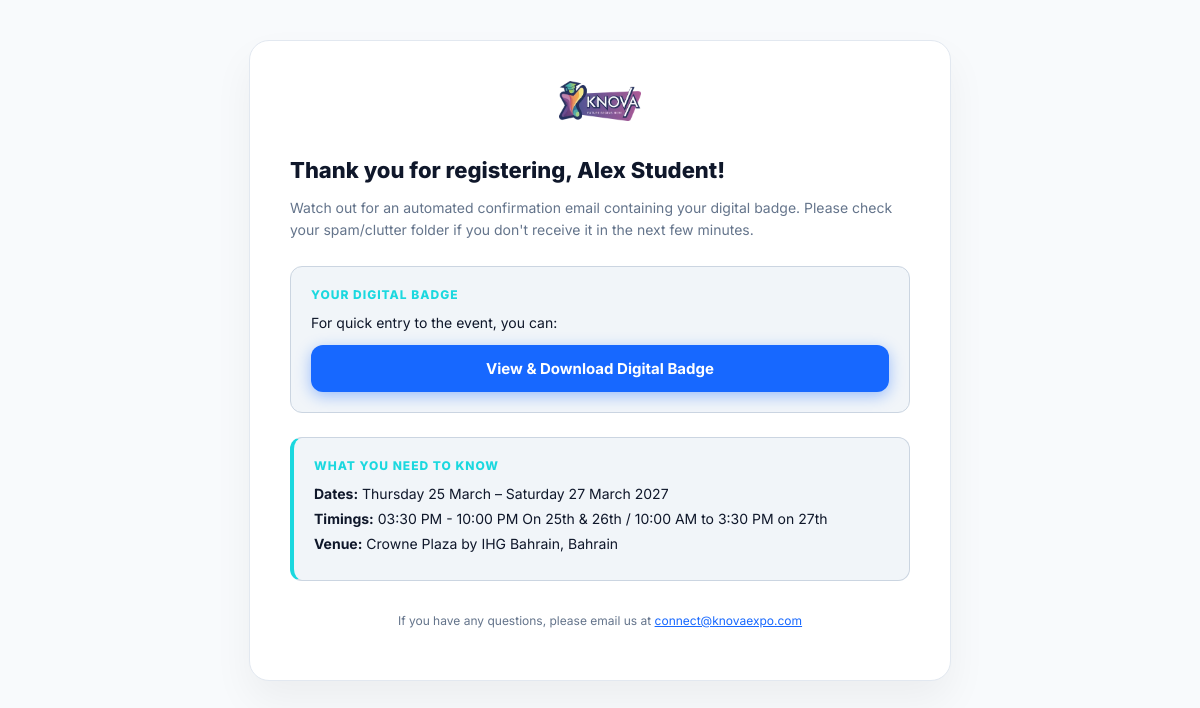
/register/success/669/, run on the app's committed database.
### core/models.py (models this page shows, shortened)
class Registration(models.Model):
    ROLE_CHOICES = [
        ('Student', 'Student'),
        ('Parent', 'Parent'),
        ('Exhibitor', 'Exhibitor'),
    ]
    STATUS_CHOICES = [
        ('Pending', 'Pending'),
        ('Confirmed', 'Confirmed'),
        ('Cancelled', 'Cancelled'),
        ('Checked-in', 'Checked-in'),
    ]
    full_name = models.CharField(max_length=255)
    email = models.EmailField(unique=True)
    phone = models.CharField(max_length=20, blank=True)
    role = models.CharField(max_length=50, choices=ROLE_CHOICES, db_index=True)
    event_location = models.ForeignKey(EventLocation, on_delete=models.SET_NULL, null=True)
    interested_in = models.ManyToManyField('Exhibitor', blank=True, related_name='interested_students')
    preferred_country = models.CharField(max_length=100, blank=True)
    budget_range = models.CharField(max_length=50, blank=True, choices=[('Low', 'Under $10k'), ('Medium', '$10k-$30k'), ('High', 'Over $30k')])
    preferred_program = models.CharField(max_length=100, blank=True)
    status = models.CharField(max_length=50, choices=STATUS_CHOICES, default='Pending', db_index=True)
    registered_at = models.DateTimeField(auto_now_add=True)
    is_checked_in = models.BooleanField(default=False)
    registration_id = models.CharField(max_length=50, unique=True, blank=True, null=True, db_index=True)

class EventLocation(models.Model):
    name = models.CharField(max_length=100)
    city = models.CharField(max_length=100)
    start_date = models.DateField()
    end_date = models.DateField()
    timings = models.CharField(max_length=100)
    venue = models.CharField(max_length=255)
    description = models.TextField(blank=True)
    is_active = models.BooleanField(default=True, db_index=True)
    is_upcoming = models.BooleanField(default=False)
    is_completed = models.BooleanField(default=False)

### core/public_views.py (the view, shortened to what this page needs)
# urls.py: path('register/success/<int:pk>/', public_views.register_success, name='register_success'),
def register_success(request, pk):
    from django.contrib.auth.models import User
    reg = get_object_or_404(Registration, pk=pk)
    connect_candidates = []
    connect_role = None
    if reg.role == 'Student':
        connect_role = 'Parent'
        parent_regs = Registration.objects.filter(
            role='Parent',
            event_location=reg.event_location
        ).exclude(email=reg.email)
    connected_name = request.session.pop(f'connected_{pk}', None)
    context = {
        'registration': reg,
        'event': reg.event_location,
        'connect_candidates': connect_candidates[:5],
        'connect_role': connect_role,
        'connected_name': connected_name,
    }
    return render(request, 'core/register_success.html', context)

### core/context_processors.py (called while the page is built, shortened)
def site_config(request):
    return {
        'site_config': SiteConfiguration.get_solo(),
        'chatbot_faqs': ChatbotFAQ.objects.filter(is_active=True).order_by('order', 'id'),
    }

def base_template(request):
    if hasattr(request, 'user') and request.user.is_authenticated:
        if hasattr(request.user, 'parent_profile'):
            return {'base_template': 'dashboard/base_parent.html'}
    return {'base_template': 'dashboard/base.html'}

def active_student(request):
    student = None
    return {
        'active_student': student
    }

def user_university(request):
    uni = None
    return {
        'user_university': uni
    }

def user_notifications(request):
    if not hasattr(request, 'user') or not request.user.is_authenticated:
        return {
            'user_notifications': [],
            'unread_notifications_count': 0
        }

### core/models.py (called while the page is built)
    @classmethod
    def get_solo(cls):
        obj, created = cls.objects.get_or_create(id=1)
        return obj

### templates/core/register_success.html (shortened to what this page needs)
{% load static %}
<!DOCTYPE html>
<html lang="en">
<head>
<link rel="stylesheet" href="https://cdn.jsdelivr.net/npm/@tabler/icons-webfont@latest/tabler-icons.min.css">
</head>
<body>
<div class="container">
  <div class="logo"><img src="{% static 'assets/logo.webp' %}" alt="KNOVA"></div>
  <h1>Thank you for registering, {{ registration.full_name }}!</h1>
  <p style="color:var(--text-muted); line-height:1.6; font-size:14px;">
    Watch out for an automated confirmation email containing your digital badge.
    Please check your spam/clutter folder if you don't receive it in the next few minutes.
  </p>
  <div class="info-box">
    <h3>Your Digital Badge</h3>
    <p>For quick entry to the event, you can:</p>
    <a href="{% url 'digital_badge' registration.pk %}" class="btn" style="margin-top:14px;">View &amp; Download Digital Badge</a>
  </div>
  <div class="info-box" style="border-left: 4px solid var(--cyan);">
    <h3>What You Need To Know</h3>
    <p><strong>Dates:</strong> {{ event.start_date|date:"l j F" }} – {{ event.end_date|date:"l j F Y" }}</p>
    <p><strong>Timings:</strong> {{ event.timings }}</p>
    <p><strong>Venue:</strong> {{ event.venue }}, {{ event.city }}</p>
  </div>
  <p style="text-align:center; color:var(--text-muted); font-size:12px; margin-top:32px;">
    If you have any questions, please email us at <a href="mailto:connect@knovaexpo.com" style="color:var(--primary);">connect@knovaexpo.com</a>
  </p>
</div>
</body>
</html>

### templates/core/register_success.html (style rules this page uses)
:root { --bg-light: #f8fafc; --primary: #1768ff; --cyan: #1bd8df; --green: #059669; --text-main: #0f172a; --text-muted: #64748b; --card-bg: #ffffff; --card-border: #e2e8f0; }
body { margin: 0; font-family: 'Inter', sans-serif; background: var(--bg-light); color: var(--text-main); display: flex; justify-content: center; padding: 40px 20px; }
.container { background: var(--card-bg); border: 1px solid var(--card-border); border-radius: 20px; padding: 40px; max-width: 620px; width: 100%; box-shadow: 0 20px 40px rgba(0,0,0,0.05); }
.logo { text-align: center; margin-bottom: 32px; }
.logo img { height: 40px; }
h1 { font-size: 22px; color: var(--text-main); margin-bottom: 12px; font-weight: 800; }
.info-box { background: #f1f5f9; padding: 20px; border-radius: 12px; margin: 24px 0; border: 1px solid #cbd5e1; }
.info-box h3 { color: var(--cyan); margin-top: 0; font-size: 12px; text-transform: uppercase; letter-spacing: 1px; font-weight: 800; }
.info-box p { margin: 8px 0; font-size: 14px; }
.btn { display: block; text-align: center; padding: 14px; border-radius: 12px; background: var(--primary); color: #fff; text-decoration: none; font-weight: 700; font-size: 15px; box-shadow: 0 4px 15px rgba(23, 104, 255, 0.4); transition: all 0.3s; border: none; cursor: pointer; width: 100%; box-sizing: border-box; }

### data on the page
Registration: full_name "Alex Student"
EventLocation: start_date "Thursday 25 March", end_date "Saturday 27 March 2027", timings "03:30 PM - 10:00 PM On 25th & 26th / 10:00 AM to 3:30 PM on 27th", venue "Crowne Plaza by IHG Bahrain", city "Bahrain"
